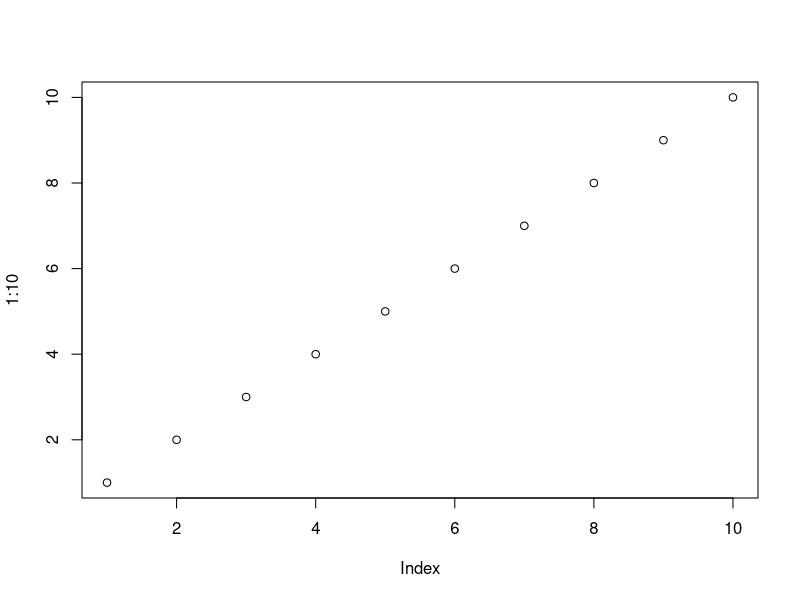
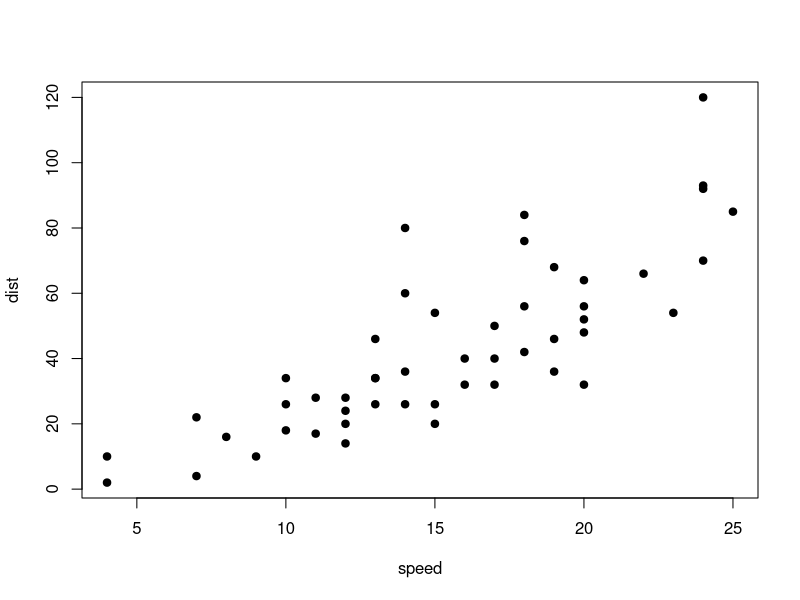
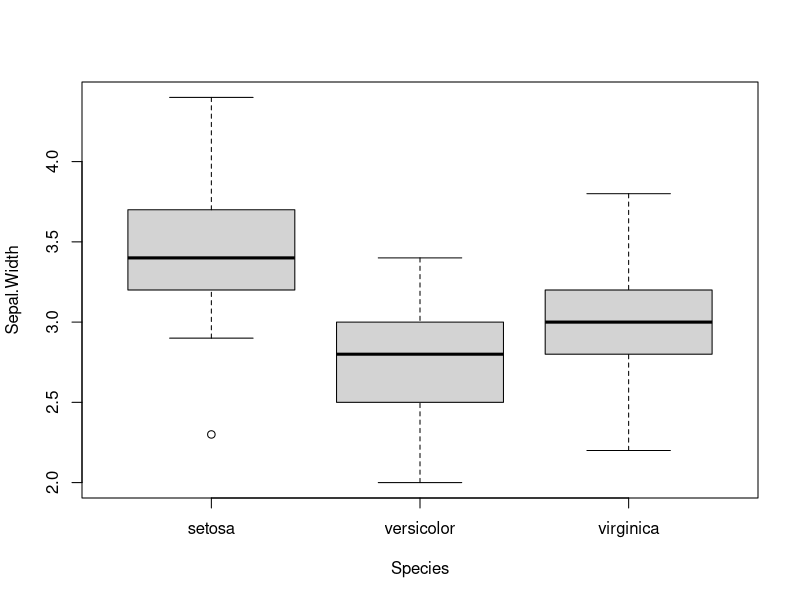

Here is the R script that generated these plots, in order:
## ---- chunk 1
plot(1:10)
plot(cars, pch = 19)
boxplot(Sepal.Width ~ Species, data = iris)
